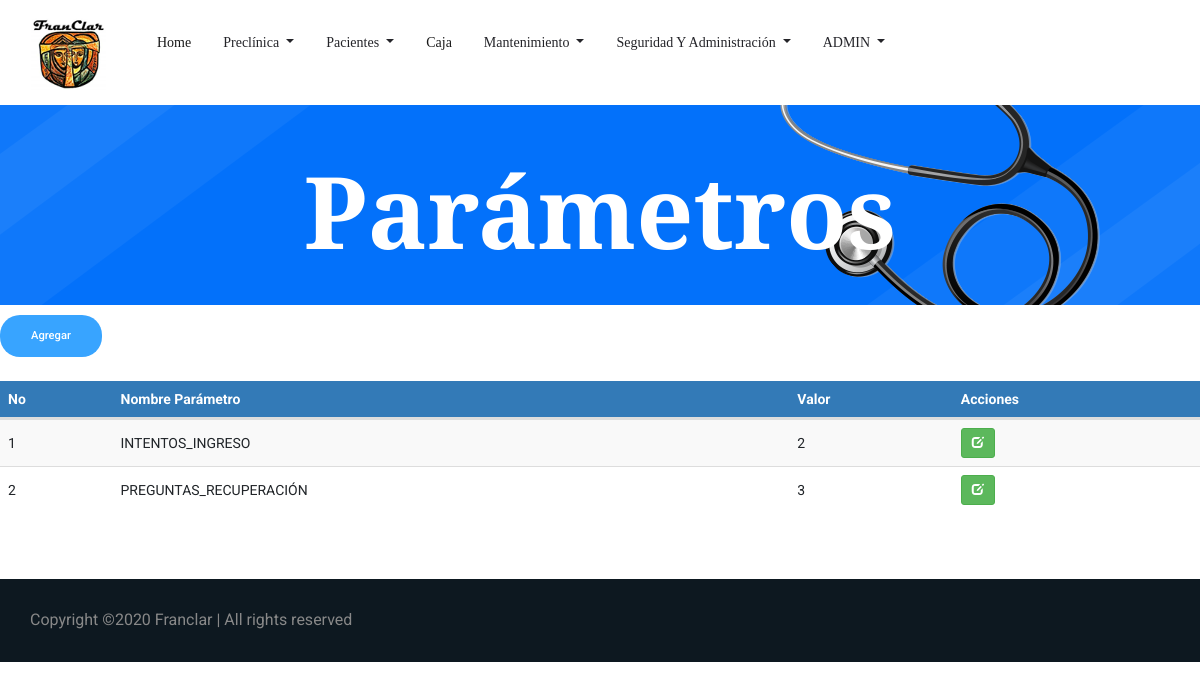
Before: /Parametros.php (signed in) with the older database file.
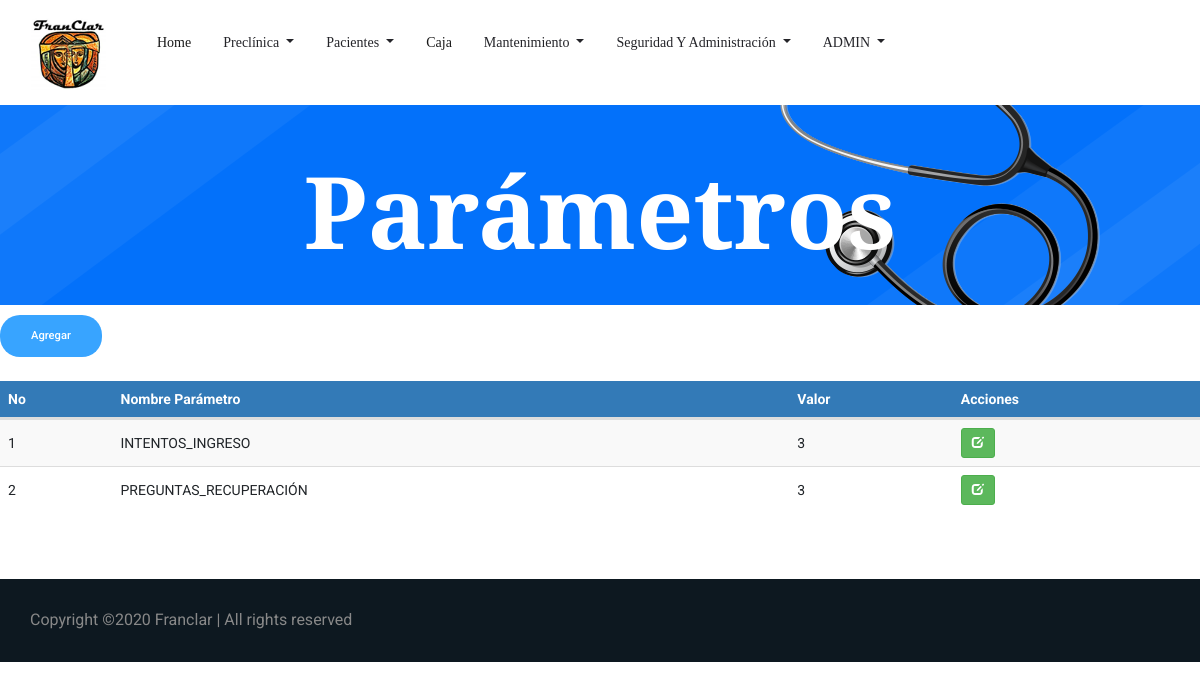
After: the same page with the newer database file.
### tables this page shows
CREATE TABLE `tbl_parametros` (
  `id_parametro` int(3) NOT NULL,
  `parametro` varchar(25) NOT NULL,
  `valor` varchar(3) NOT NULL,
  `id_usuario` bigint(3) DEFAULT NULL,
  `Fec_crea` date DEFAULT NULL,
  `Fec_modif` date DEFAULT NULL
);

### Parametros.php (the view, shortened to what this page needs)
<!doctype html>
<html lang="es">
<?php
include 'head.php'
?>
<body>
    <?php
    include 'header.php';
    ?>
    <section class="breadcrumb_part breadcrumb_bg">
        <div class="container">
            <div class="row">
                <div class="col-lg-12">
                    <div class="breadcrumb_iner">
                        <div class="breadcrumb_iner_item">
                            <h2>Parámetros</h2>
                        </div>
                    </div>
                </div>
            </div>
        </div>
    </section>
    <form class="form-inline my-2 my-lg-0 float-left">
        <a href="agregarParametro.php" class="genric-btn info circle">Agregar</a>
    </form>
   <br>
	<br>
	<br>
		<div class="table-responsive">
			<table id="datatableUsuarios" class="table table-striped table-hover" cellspacing="0" width="100%">
            <thead>
                <tr>
                    <th>No</th>
					<th>Nombre Parámetro</th>
					<th>Valor</th>
                    <th>Acciones</th>
                </tr>
                </thead>
                <tbody>
				<?php
				$sql = mysqli_query($con, "SELECT * FROM tbl_parametros");
				if(mysqli_num_rows($sql) == 0){
					echo '<tr><td colspan="8">No hay datos.</td></tr>';
				}else{
					while($row = mysqli_fetch_assoc($sql)){
						echo '
						<tr>
                            <td>'.$row['id_parametro'].'</td>
                            <td>'.$row['parametro'].'</td>
                            <td>'.$row['valor'].'</td>
							<td>
								<a href="EditarParametro.php?nik='.$row['id_parametro'].'" title="Editar datos" class="btn btn-success btn-sm"><span class="glyphicon glyphicon-edit" aria-hidden="true"></span></a>
							</td>
						</tr>
						';
					}
				}
                ?>
                </tbody>
			</table>
		 </div>
            <br>
            <br>
            <br>
    <?php
        include 'Copyright.php'
    ?>
</body>
</html>

Changed rows visible on the page:
changed tbl_parametros "INTENTOS_INGRESO": valor "2" → "3"
